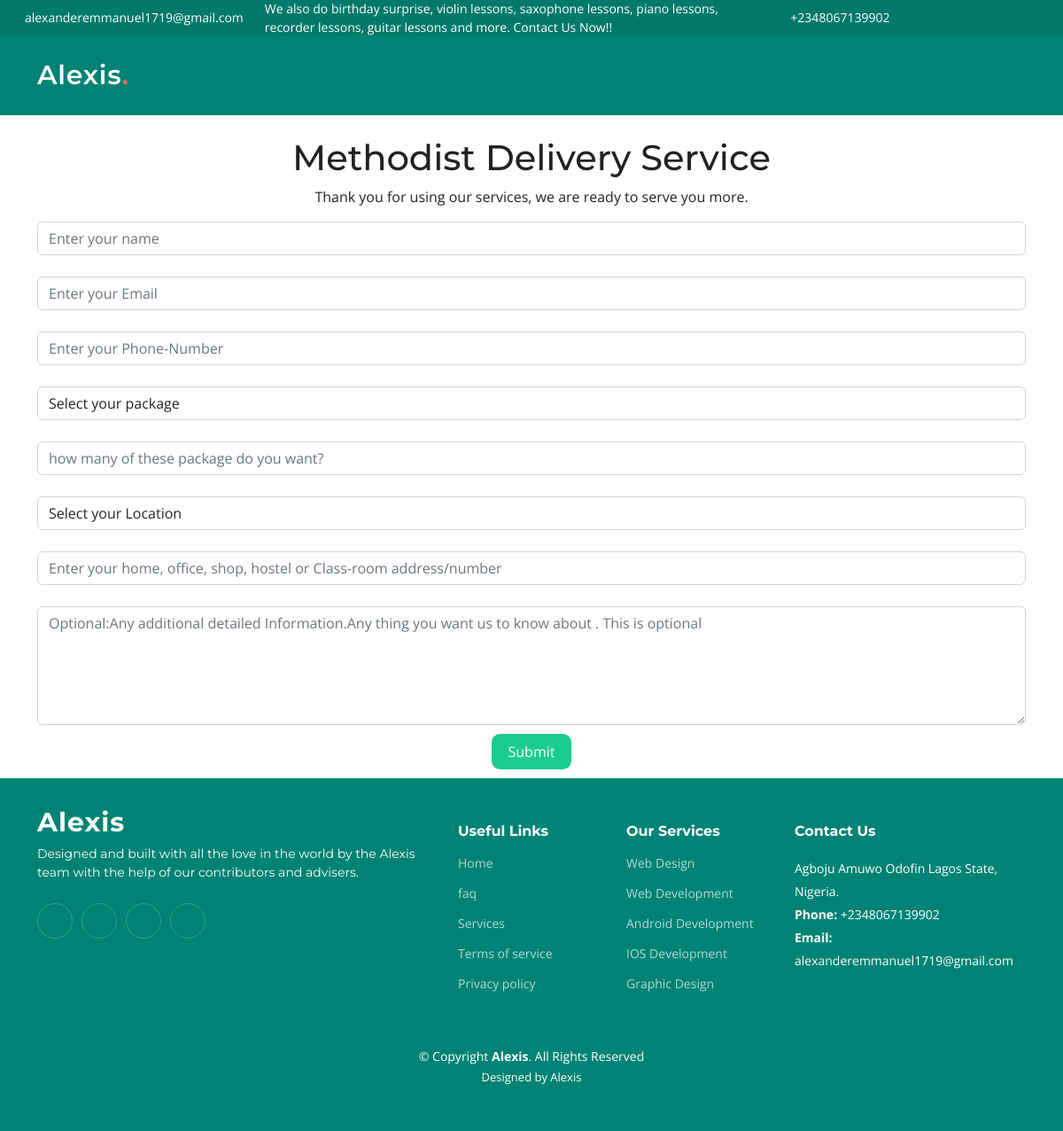
The app's page /service/delivery/3/Chimex-Gas-Delivery/ with its own data.
### home/models.py (models this page shows)
class SupportStaffDetails(models.Model):
    location = models.CharField(max_length=288)
    email = models.EmailField()
    contact = models.CharField(max_length=15)
    open_hours = models.CharField(max_length=255)
    twitter_link = models.CharField(max_length=500, null=True, blank=True)
    facebook_link = models.CharField(max_length=500, null=True, blank=True)
    instagram_link = models.CharField(max_length=500, null=True, blank=True)
    linkedin_link = models.CharField(max_length=500, null=True, blank=True)

### services/views.py (the view)
# urls.py: path('delivery/<str:service>/<str:shop_name>/',
def delivery(request, service, shop_name):
    staffData = SupportStaffDetails.objects.all()
    staffDetails = staffData[0]
    print(staffDetails.email)
    foods = Food.objects.all()
    context = {"foods": foods,
               "shop_name": shop_name,
               'staffDetails': staffDetails
               }
    return render(request, 'university_form.html', {"context": context})

### templates/university_form.html (shortened to what this page needs)
{% load static %} {% include 'base.html' %}
{% block body %}
<div class="container">
  <br>
    <h1 id="title" class="text-center" style="">        Methodist Delivery Service</h1>
    <p
      id="description"
      class="description text-center"
    >
    Thank you for using our services, we are ready to serve you more.
    </p>
<form action="{% url 'delivery_form' %}" method='POST'>
  <div class="form-group">
    <input
      type="text"
      name="name"
      id="name"
      class="form-control"
      placeholder="Enter your name"
      required
    />
  </div>
  <br>
  <div class="form-group">
    <input
      type="email"
      name="email"
      id="email"
      class="form-control"
      placeholder="Enter your Email"
      required
    />
  </div>
 <br>
 <div class="form-group">
  <input
    type="contact"
    name="contact"
    id="contact"
    class="form-control"
    placeholder="Enter your Phone-Number"
    required
  />
</div>
<br>
  <div class="form-group">
    <select id="food" name="food" class="form-control" required>
      <option disabled selected value>Select your package</option>
    </select>
  </div>
  <br>
  <div class="form-group">
  <input
      type="number"
      name="num_of_packs"
      id="num_of_packs"
      min="1"
      max="50"
      class="form-control"
      placeholder="how many of these package do you want?"
    />
  </div>
   <br>
  <div class="form-group">
    <select id="location" name="location" class="form-control" required>
      <option disabled selected value>Select your Location</option>
    </select>
  </div>
  <br>
  <div class="form-group">
    <input
      type="text"
      name="address"
      class="form-control"
      placeholder="Enter your home, office, shop, hostel or Class-room address/number"
      required
    />
  </div>
  <br>
  <div class="form-group">
  <textarea name="user-preference" id="user-preference" class="form-control"
  cols="20" rows="5"
  placeholder="Optional:Any additional detailed Information.Any thing you want us to know about . This is optional"></textarea>
  </div>
    <div class="form-group">
      <div class="submit-button text-center">
        <button
          type="submit"
          id="submit"
          class=""
          style="
            border: none;
            text-align: center;
            margin-top: 10px;
            margin-bottom: 10px;
            padding: 8px;
            color: white;
            width: 90px;
            background-color: #1acc8d;
            border-radius: 0.6em;
          "
        >
          Submit
        </button>
      </div>
    </div>
  </form>
</div>
  {% endblock %}
  {% include 'footer.html' %}

### templates/base.html (shortened to what this page needs)
{% load static %}
<!DOCTYPE html>
<html lang="en">
<head>
  <link href="{% static 'assets/vendor/bootstrap/css/bootstrap.min.css' %} " rel="stylesheet">
  <link href="{% static 'assets/vendor/bootstrap-icons/bootstrap-icons.css' %}" rel="stylesheet">
  <link href="{% static 'assets/vendor/aos/aos.css' %}" rel="stylesheet">
  <link href="{% static 'assets/vendor/glightbox/css/glightbox.min.css' %}" rel="stylesheet">
  <link href="{% static 'assets/vendor/swiper/swiper-bundle.min.css' %}" rel="stylesheet">
  <link href="{% static 'assets/css/main.css' %}" rel="stylesheet">
</head>
<body>
  <section id="topbar" class="topbar d-flex align-items-center">
    <marquee>
    <div class="container d-flex justify-content-center justify-content-md-between">
      <div class="contact-info d-flex align-items-center">
        <i class="bi bi-envelope d-flex align-items-center"><a href="mailto:{{context.staffDetails.email}}">{{context.staffDetails.email}}</a></i>
        <div class="d-flex align-items-center ms-4"><span>We also do birthday surprise, violin lessons, saxophone lessons, piano lessons, recorder lessons, guitar lessons and more. Contact Us Now!!</span></div>
        <i class="bi bi-phone d-flex align-items-center ms-4"><span>{{context.staffDetails.contact}} </span></i>
      </div>
      <div class="social-links d-none d-md-flex align-items-center">
        <a href="{{context.staffDetails.twitter_link}}" class="twitter"><i class="bi bi-twitter"></i></a>
        <a href="{{context.staffDetails.facebook_link}}" class="facebook"><i class="bi bi-facebook"></i></a>
        <a href="{{context.staffDetails.instagram_link}}" class="instagram"><i class="bi bi-instagram"></i></a>
        <a href="{{context.staffDetails.linkedin_link}}" class="linkedin"><i class="bi bi-linkedin"></i></i></a>
      </div>
    </div>
  </marquee>
  </section>
  <header id="header" class="header d-flex align-items-center">
    <div class="container-fluid container-xl d-flex align-items-center justify-content-between">
      <a href="{% url 'home' %}" class="logo d-flex align-items-center">
        <h1>Alexis<span>.</span></h1>
      </a>
      <i class="mobile-nav-toggle mobile-nav-show bi bi-list"></i>
    </div>
  </header>

### templates/footer.html (shortened to what this page needs)
{% load static %}
  <footer id="footer" class="footer">
    <div class="container">
      <div class="row gy-4">
        <div class="col-lg-5 col-md-12 footer-info">
          <a href="index.html" class="logo d-flex align-items-center">
            <span>Alexis</span>
          </a>
          <p>Designed and built with all the love in the world by the Alexis team with the help of our contributors and advisers.</p>
          <div class="social-links d-flex mt-4">
            <a href="https://www.{{context.staffDetails.twitter_link}}" target="_blank" class="twitter"><i class="bi bi-twitter"></i></a>
            <a href="https://www.{{context.staffDetails.facebook_link}}" target="_blank" class="facebook"><i class="bi bi-facebook"></i></a>
            <a href="https://www.{{context.staffDetails.instagram_link}}" target="_blank" class="instagram"><i class="bi bi-instagram"></i></a>
            <a href="https://www.{{context.staffDetails.linkedin_link}}" target="_blank" class="linkedin"><i class="bi bi-linkedin"></i></a>
          </div>
        </div>
        <div class="col-lg-2 col-6 footer-links">
          <h4>Useful Links</h4>
          <ul>
            <li><a href="#">Home</a></li>
            <li><a href="#faq">faq</a></li>
            <li><a href="#services">Services</a></li>
            <li><a href="#">Terms of service</a></li>
            <li><a href="#">Privacy policy</a></li>
          </ul>
        </div>
        <div class="col-lg-2 col-6 footer-links">
          <h4>Our Services</h4>
          <ul>
            <li><a href="{% url 'contact' %}">Web Design</a></li>
            <li><a href="{% url 'contact' %}">Web Development</a></li>
            <li><a href="{% url 'contact' %}">Android Development</a></li>
            <li><a href="{% url 'contact' %}">IOS Development</a></li>
            <li><a href="{% url 'contact' %}">Graphic Design</a></li>
          </ul>
        </div>
        <div class="col-lg-3 col-md-12 footer-contact text-center text-md-start">
          <h4>Contact Us</h4>
          <p>
            {{context.staffDetails.location}} <br>
            <strong>Phone:</strong> {{context.staffDetails.contact}}<br>
            <strong>Email:</strong> {{context.staffDetails.email}}<br>
          </p>
        </div>
      </div>
    </div>
    <div class="container mt-4">
      <div class="copyright">
        &copy; Copyright <strong><span>Alexis</span></strong>. All Rights Reserved
      </div>
      <div class="credits">
        Designed by <a href="#">Alexis</a>
      </div>
    </div>
  </footer>
</body>
</html>

### static/assets/css/main.css (style rules this page uses)
:root { --font-default: "Open Sans", system-ui, -apple-system, "Segoe UI", Roboto, "Helvetica Neue", Arial, "Noto Sans", "Liberation Sans", sans-serif, "Apple Color Emoji", "Segoe UI Emoji", "Segoe UI Symbol", "Noto Color Emoji"; --font-primary: "Montserrat", sans-serif; --font-secondary: "Poppins", sans-serif; }
:root { --color-default: #222222; --color-primary: #008374; --color-secondary: #f85a40; }
:root { scroll-behavior: smooth; }
body { font-family: var(--font-default); color: var(--color-default); }
a { color: var(--color-primary); text-decoration: none; }
h1, h2, h3, h4, h5, h6 { font-family: var(--font-primary); }
section { padding: 60px 0; overflow: hidden; }
.topbar { background: #00796b; height: 40px; font-size: 14px; transition: all 0.5s; color: #fff; padding: 0; }
.topbar .contact-info i { font-style: normal; color: #fff; line-height: 0; }
.topbar .contact-info i a, .topbar .contact-info i span { padding-left: 5px; color: #fff; }
.topbar .contact-info i a { line-height: 0; transition: 0.3s; }
.topbar .social-links a { color: rgba(255, 255, 255, 0.7); line-height: 0; transition: 0.3s; margin-left: 20px; }
.header { transition: all 0.5s; z-index: 997; height: 90px; background-color: var(--color-primary); }
.header .logo h1 { font-size: 30px; margin: 0; font-weight: 600; letter-spacing: 0.8px; color: #fff; font-family: var(--font-primary); }
.header .logo h1 span { color: #f96f59; }
section { scroll-margin-top: 70px; }
@media (max-width: 1279px) { .mobile-nav-show { color: rgba(255, 255, 255, 0.6); font-size: 28px; cursor: pointer; line-height: 0; transition: 0.5s; z-index: 9999; margin-right: 10px; } }
.footer { font-size: 14px; background-color: var(--color-primary); padding: 50px 0; color: white; }
.footer .footer-info .logo { line-height: 0; margin-bottom: 25px; }
.footer .footer-info .logo span { font-size: 30px; font-weight: 700; letter-spacing: 1px; color: #fff; font-family: var(--font-primary); }
.footer .footer-info p { font-size: 14px; font-family: var(--font-primary); }
.footer .social-links a { display: flex; align-items: center; justify-content: center; width: 40px; height: 40px; border-radius: 50%; border: 1px solid rgba(255, 255, 255, 0.2); font-size: 16px; color: rgba(255, 255, 255, 0.7); margin-right: 10px; transition: 0.3s; }
.footer h4 { font-size: 16px; font-weight: bold; position: relative; padding-bottom: 12px; }
.footer .footer-links { margin-bottom: 30px; }
.footer .footer-links ul { list-style: none; padding: 0; margin: 0; }
.footer .footer-links ul li { padding: 10px 0; display: flex; align-items: center; }
.footer .footer-links ul li:first-child { padding-top: 0; }
.footer .footer-links ul a { color: rgba(255, 255, 255, 0.7); transition: 0.3s; display: inline-block; line-height: 1; }
.footer .footer-contact p { line-height: 26px; }
.footer .copyright { text-align: center; }
.footer .credits { padding-top: 4px; text-align: center; font-size: 13px; }
.footer .credits a { color: #fff; }

### records on screen
SupportStaffDetails: staffDetails.email "alexanderemmanuel1719@gmail.com", staffDetails.contact "+2348067139902", staffDetails.location "Agboju Amuwo Odofin Lagos State, Nigeria."
